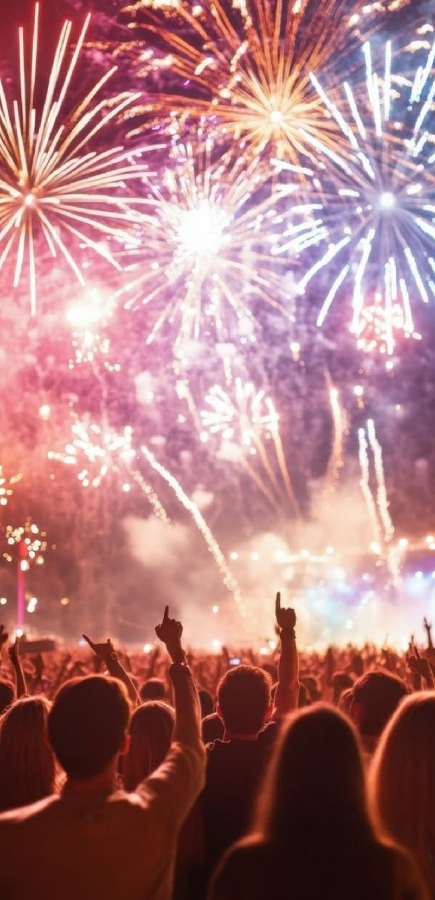
#> input picture posts/fotos/fuegos-artificiales.jpg, 870 x 1800 px (shown at 1/2 size)
$ python build_fiesta_traer_bebida.py fotos/fuegos-artificiales.jpg
#> lines starting #> are read from the running program, lines starting #| are printed output that depends on the picture
"""Party-day reminder card: bring your own drink and glass.
python build_fiesta_traer_bebida.py         -> 1080x1080 (WhatsApp)
python build_fiesta_traer_bebida.py story   -> 1080x1920 (Instagram story)"""
from PIL import Image, ImageDraw, ImageFont, ImageFilter
import os, sys
here=os.path.dirname(os.path.abspath(__file__))
STORY="story" in sys.argv[1:]
W,H=(1080,1920) if STORY else (1080,1080)
S=450 if STORY else 0      # story: content block starts lower, clear of the safe zones
Y=(249,235,30); K=(10,8,20); BG=(18,10,34); R=(220,35,40)
fd=os.path.join(here,"fonts")
ANTON=lambda sz: ImageFont.truetype(os.path.join(fd,"anton-latin-400-normal.woff"),sz)
OSW=lambda sz,w=700: ImageFont.truetype(os.path.join(fd,f"oswald-latin-{w}-normal.woff"),sz)

src=Image.open(os.path.join(here,"fotos","fuegos-artificiales.jpg")).convert("RGB")
#> src is the input picture: PIL image 870x1800 RGB; mean R, G, B 171.7, 121.5, 124.3
sc=max(W/src.width,H/src.height); bgp=src.resize((round(src.width*sc),round(src.height*sc)),Image.LANCZOS)
#> after `sc = max(W / src.width, H / src.height)`: sc = 1.24
ox=(bgp.width-W)//2; oy=0 if STORY else round(bgp.height*0.1)
#> after `ox = (bgp.width - W) // 2`: ox = 0
#> after `oy = 0 if STORY else round(bgp.height * 0.1)`: oy = 223
img=bgp.crop((ox,oy,ox+W,oy+H)).convert("RGBA")
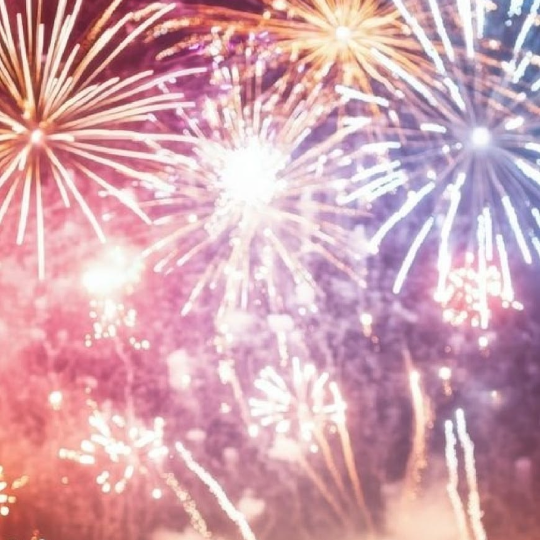
#> img: PIL image 1080x1080 RGBA (shown at 1/2 size); mean R, G, B, A 210.2, 164.5, 176.1, 255
img=Image.alpha_composite(img,Image.new("RGBA",(W,H),BG+(165,)))
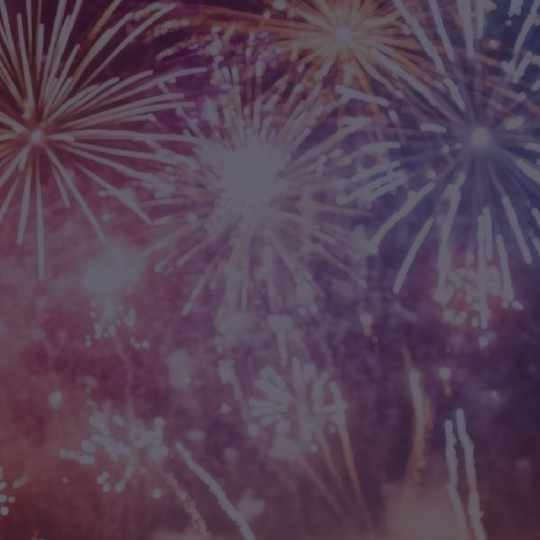
#> img: PIL image 1080x1080 RGBA (shown at 1/2 size); mean R, G, B, A 85.9, 64.5, 84.2, 255
#> (the run stopped early here; a loop or call above may not have finished)

$ run again, with posts/fotos/entrenamiento-personalizado.jpg copied over posts/fotos/fuegos-artificiales.jpg
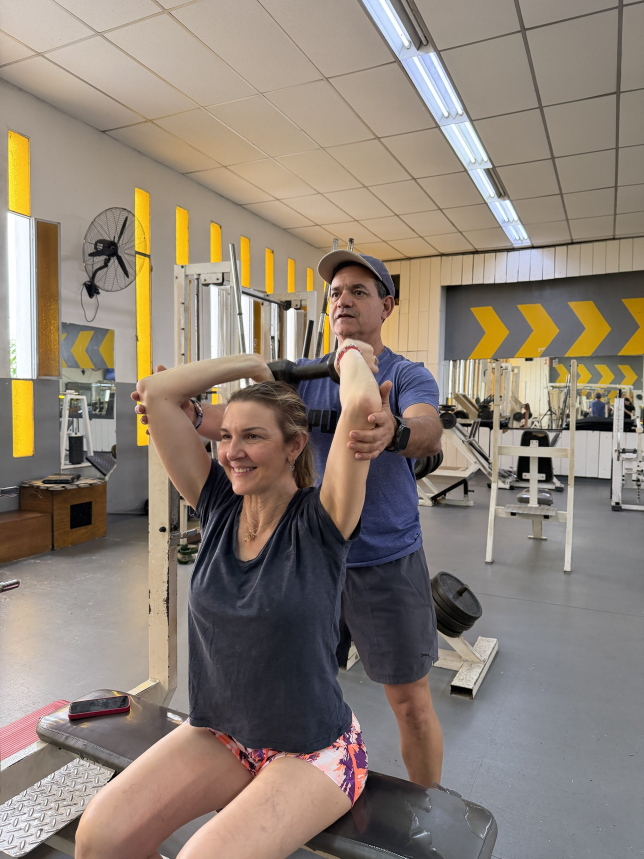
#> input picture posts/fotos/entrenamiento-personalizado.jpg, 1932 x 2576 px (shown at 1/3 size)
#> src is the input picture: PIL image 1932x2576 RGB; mean R, G, B 141.1, 129.2, 118.2
#> `img=bgp.crop((ox,oy,ox+W,oy+H)).convert("RGBA")`:
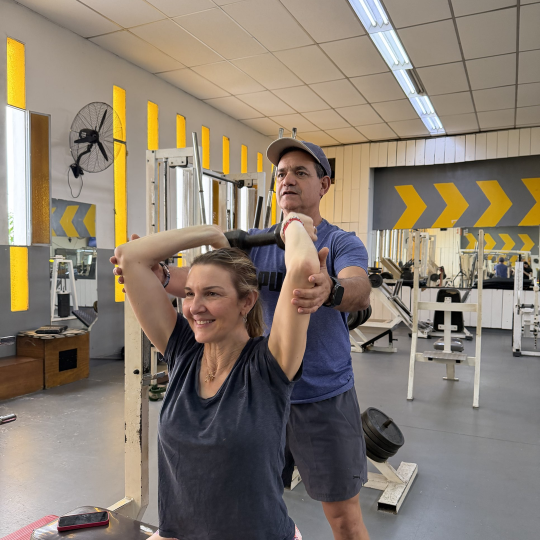
#> img: PIL image 1080x1080 RGBA (shown at 1/2 size); mean R, G, B, A 136.9, 125.4, 112.6, 255
#> `img=Image.alpha_composite(img,Image.new("RGBA",(W,H),BG+(165,)))`:
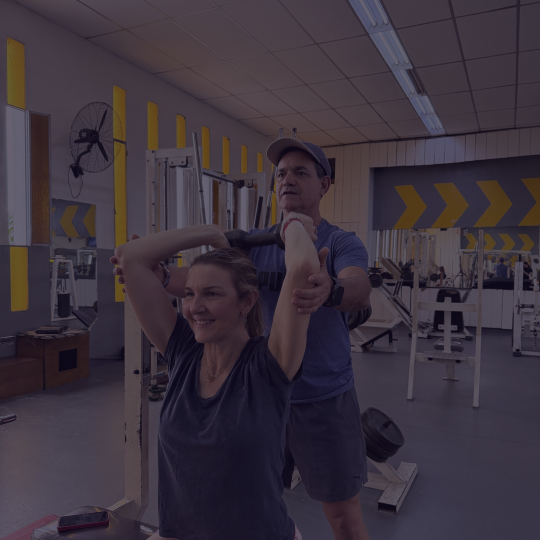
#> img: PIL image 1080x1080 RGBA (shown at 1/2 size); mean R, G, B, A 60, 50.7, 61.7, 255

$ run again, with posts/fotos/sentadilla-barra.jpg copied over posts/fotos/fuegos-artificiales.jpg
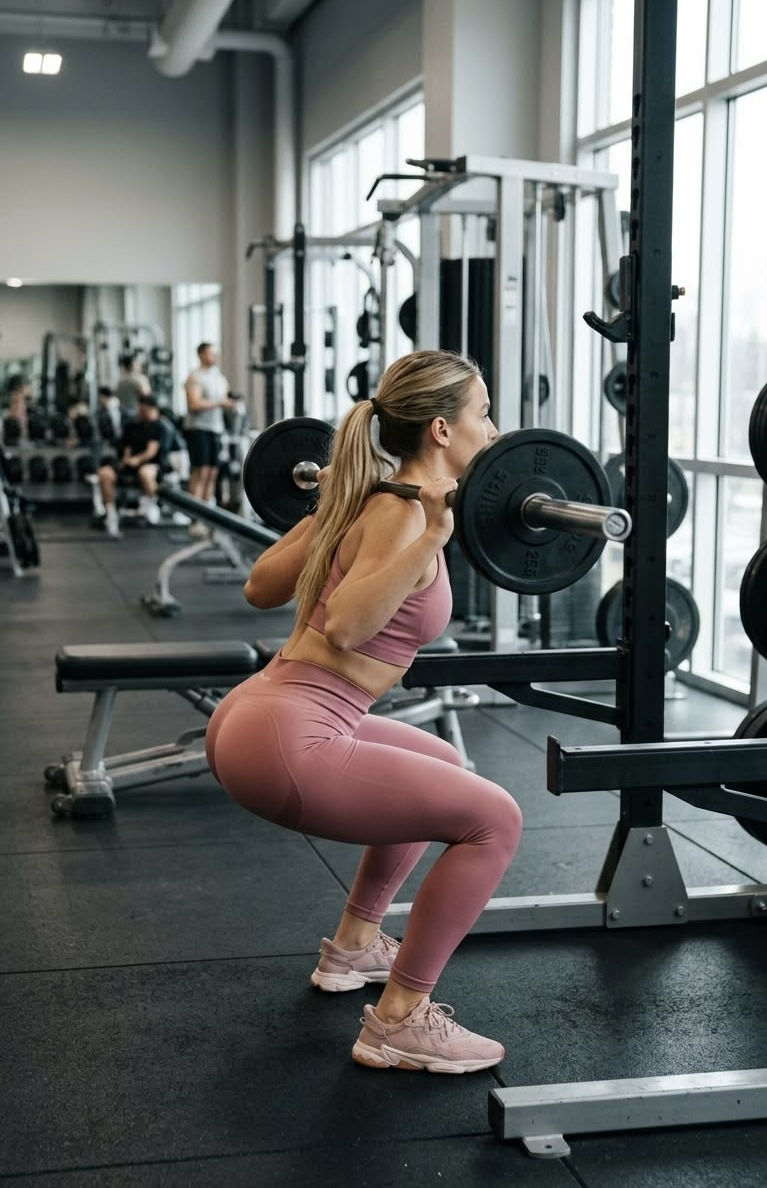
#> input picture posts/fotos/sentadilla-barra.jpg, 767 x 1188 px
#> src is the input picture: PIL image 767x1188 RGB; mean R, G, B 100.1, 102.5, 100.9
#> `img=bgp.crop((ox,oy,ox+W,oy+H)).convert("RGBA")`:
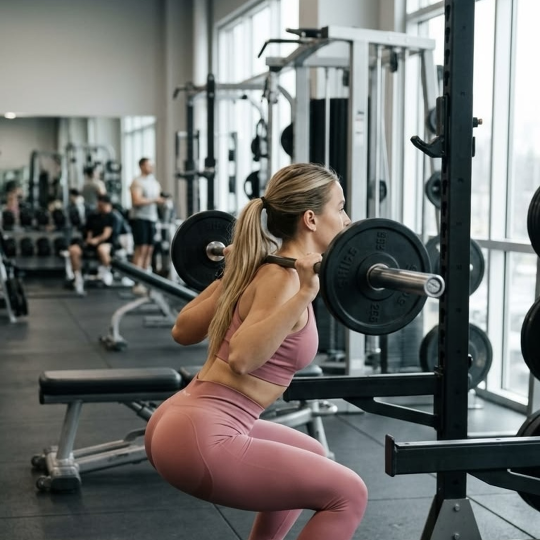
#> img: PIL image 1080x1080 RGBA (shown at 1/2 size); mean R, G, B, A 113.2, 113.8, 111.2, 255
#> `img=Image.alpha_composite(img,Image.new("RGBA",(W,H),BG+(165,)))`:
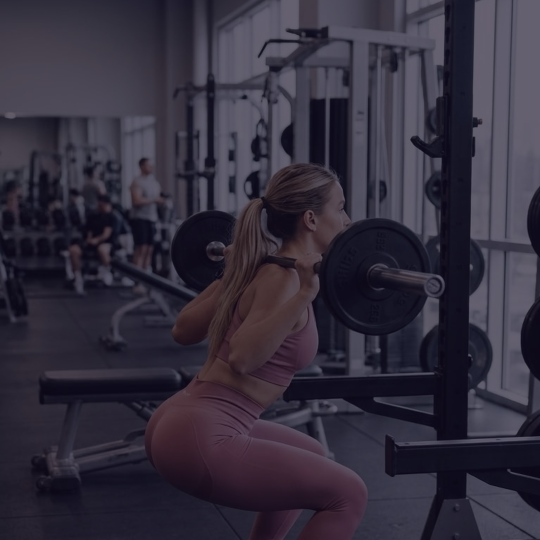
#> img: PIL image 1080x1080 RGBA (shown at 1/2 size); mean R, G, B, A 51.6, 46.6, 61.3, 255
